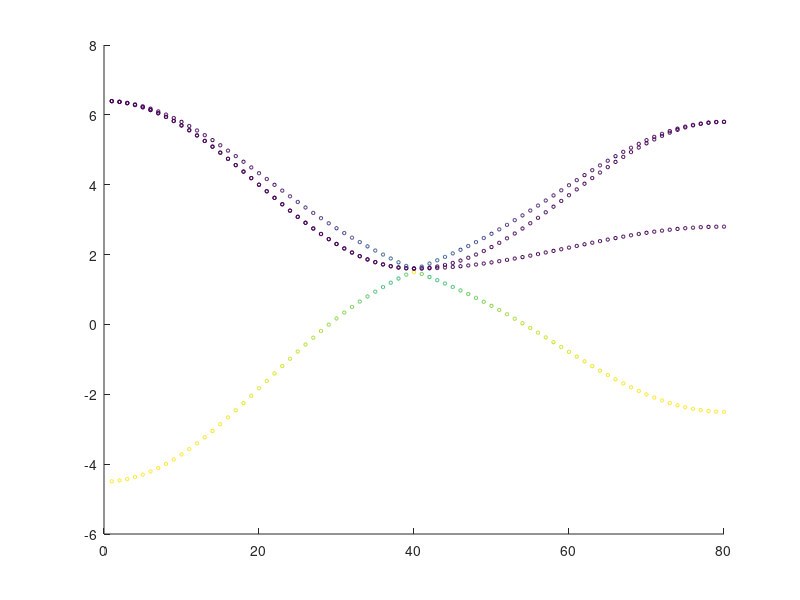

Write the MATLAB code that produced this figure.
% this is to calculate the spectrum of 3D cubic crystal
% which includes 4-orbital s,px,py,pz from cation and anion
% atoms

% total Hamiltonian is an 4x4 matrix
% for cubic crystal CsPbI3 or ABO3

clear all; clc;


L = 80;

N=4;


tSS = (-1)*0.25*2;     % Jin paper 0.25

tSP = 0.4;      % Jin paper 0.4 % figure(b) uses 0.04 figure(c) uses 0.4

tPPs = 0.9;     % Jin paper 0.9

tPPp = 0.15;     % Jin paper 0.15


%on-site for I s-orbital
es = -1.5;

%on-site for Bi s-orbital % figure(a) use -2 while figure(b)(c) use 2
%eBs = 2;

%on-site for I p-orbital
ep = 4;

%on-site for Bi p-orbital
%eBp = 6;

% At I site, the split of Pz from Px and Py
% due to the crystal field

%eCFEA = -0.6;
%eCFEA = -0.2;
eCFEA = 0;

%eCFEB = 0.5;
%eCFEB = 0.1;
eCFEB = 0;


%eta = 0.5;
eta = 1;


Ham = zeros (N,N);

ee = zeros(L,N,N);

ee_dat = zeros(L,N);

vv = zeros(L,N,N);


% assigning on-site energies for A and B local orbitals
    
    
%Ham(1,1) = eAs;
    
    
%Ham(5,5) = eBs;
    
    
%Ham(2,2) = ep;
    
    
%Ham(3,3) = Ham(2,2);
    
    
%Ham(4,4) = Ham(2,2)+eCFEA;
    
    
%Ham(6,6) = eBp;
    
    
%Ham(7,7) = Ham(6,6);
    
    
%Ham(8,8) = Ham(6,6)+eCFEB;



for k =1:L

    value = pi*(k/L);

    if k<L/2
    
    
        kx = value*2;
    
    
        ky = kx;
    
    
        kz = kx;
        
    else
       
        kz = (pi-value)*2;
        
        ky = kz;
        
        kx = pi;
        
    end
    
    coX = 2*cos(kx);

    coY = 2*cos(ky);
    
    coZ = 2*cos(kz);
    
    snX = 2*sin(kx);
    
    snY = 2*sin(ky);
    
    snZ = 2*sin(kz);
    
   
    % s-orbital@A to s-orbital@B
    Ham(1,1) = es + tSS*(coX+coY+eta*coZ);
    
    %Ham(5,1) = conj(Ham(1,5));
    
    
    % s-orbital@A to px,py,pz-orbital@B
    Ham(1,2) = tSP*snX;
    
    Ham(2,1) = conj(Ham(1,2));
    
    Ham(1,3) = tSP*snY;
    
    Ham(3,1) = conj(Ham(1,3));
    
    Ham(1,4) = tSP*eta*snZ;
    
    Ham(4,1) = conj(Ham(1,4));
    
    
    % s-orbital@B to p-orbital@A
    %Ham(5,2) = tSP*snX;
    
    %Ham(2,5) = conj(Ham(5,2));
    
    %Ham(5,3) = tSP*snY;
    
    %Ham(3,5) = conj(Ham(5,3));
    
    %Ham(5,4) = tSP*eta*snZ;
    
    %Ham(4,5) = conj(Ham(5,4));
    
    
    
    
    % px-orbital@A to p-orbital@B
    
    Ham(2,2) = ep + tPPs*coX+tPPp*(coY+eta*coZ);
    
    %Ham(6,2) = conj(Ham(2,6));
    
    %Ham(2,7) = t3*snY;
    
    %Ham(7,2) = conj(Ham(2,7));
    
    %Ham(2,8) = t3*snZ;
    
    %Ham(8,2) = conj(Ham(2,8));
    
    
    
    % py-orbital@A to p-orbital@B
    
    %Ham(3,6) = t3*snX;
    
    %Ham(6,3) = conj(Ham(3,6));
    
    Ham(3,3) = ep + tPPs*coY+tPPp*(coX+eta*coZ);
    
    %Ham(7,3) = conj(Ham(3,7));
    
    %Ham(3,8) = t3*snZ;
    
    %Ham(8,3) = conj(Ham(3,8));
    
    
    
    %pz-oribtal@A to p-orbital@B
    
    %Ham(4,6) = t3*snX;
    
    %Ham(6,4) = conj(Ham(4,6));
    
    %Ham(4,7) = t3*snY;
    
    %Ham(7,4) = conj(Ham(4,7));
    
    Ham(4,4) = ep + tPPs*eta*coZ+tPPp*(coY+coX);
    
    %Ham(8,4) = conj(Ham(4,8));
    
    
      
    
    [vv(k,:,:),ee(k,:,:)] = eig(Ham,'nobalance');
    
    
    ee_dat(k,:) = eig(Ham,'nobalance');

end


%figure(2);

colorMap = zeros(L,N);


for i=1:L
    
   
    for j=1:N
        
    
        % component falling on s-orbital @ I
        temp1 = vv(i,1,j);
        
        % component falling on s-oribtal @ Bi
        %temp2 = vv(i,5,j);
        
        colorMap(i,j) = temp1*conj(temp1);%+temp2*conj(temp2);
        
        
        
    end
    
    
end


%figure(2);


for j=1:N

    
    %plot((1:L),ee(1:L,j,j),'b-'); hold on;
    scatter((1:L),ee(1:L,j,j),6,colorMap(:,j)); hold on;
    
    %for k=1:L
    
    

    
        %scatter(j,ee(j,k,k)); hold on;
    
        %scatter(k,ee(1:L,j,j)); hold on;

        
    %end
        
end



%Ea1 = (eAs+eBp)/2+sqrt(12*tSP^2+(eAs-eBp)^2/4);


%Ea2 = (eAs+eBp)/2-sqrt(12*tSP^2+(eAs-eBp)^2/4);


%Eb1 = (eBs+eAp)/2+sqrt(12*tSP^2+(eBs-eAp)^2/4);


%Eb2 = (eBs+eAp)/2-sqrt(12*tSP^2+(eBs-eAp)^2/4);


%Es = (eBs+eAs)/2+sqrt(36*tSS^2+(eBs-eAs)^2/4);


%Ep = (eBp+eAp)/2-sqrt((2*tPPs+4*tPPp)^2+(eBp-eAp)^2/4);

%scatter(1,Ea1,'*'); 


%scatter(1,Ea2,'*');


%plot(1,Eb1,'*','MarkerSize',12);


%plot(1,Eb2,'square','MarkerSize',12);


%plot(1,eAp,'diamond','MarkerSize',12);


%plot(L/2,Es,'o','MarkerSize',12);


%plot(L/2,Ep,'^','MarkerSize',12);

%scatter(1,eBp,'*');


